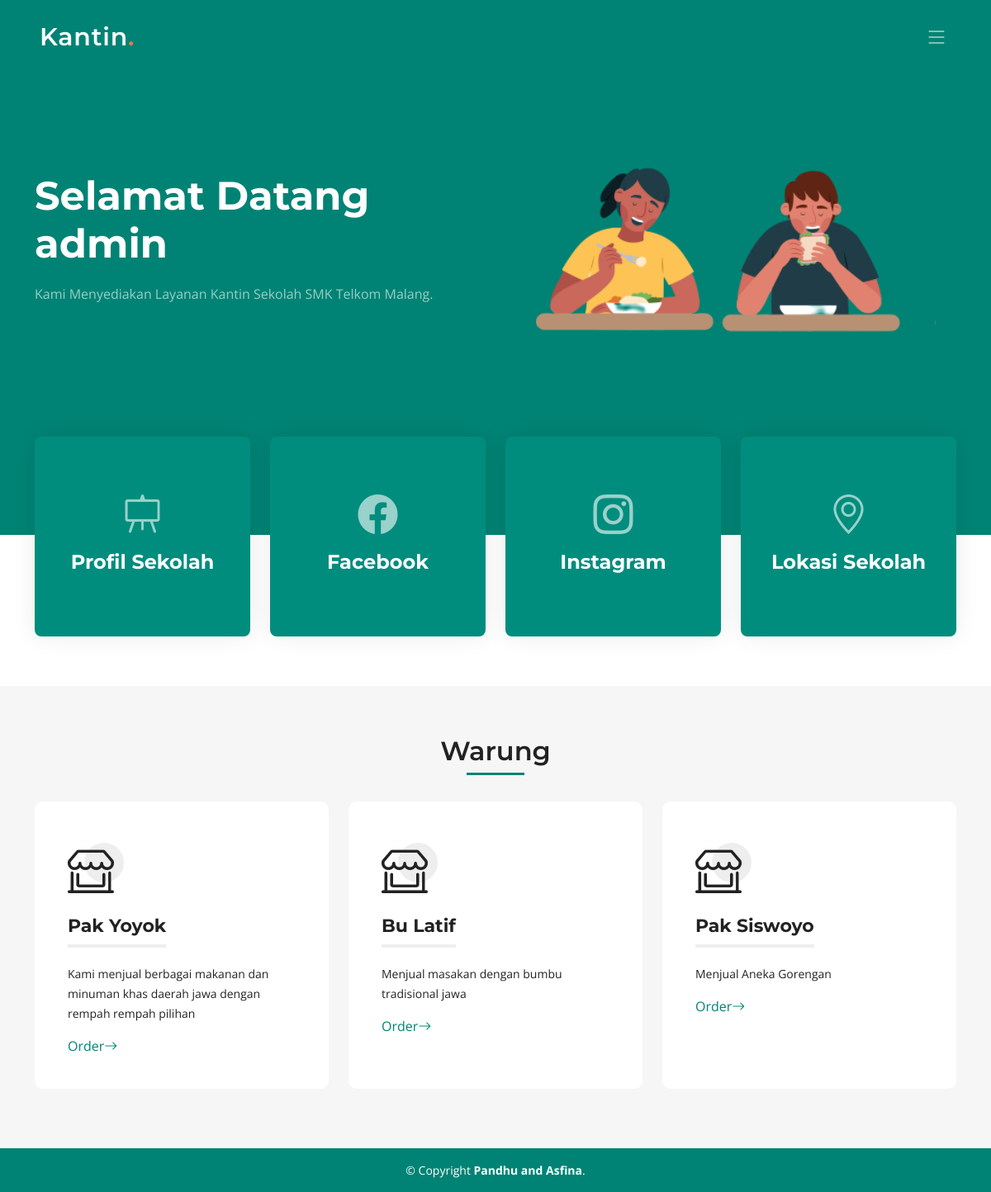
/home.php (signed in), run on the app's committed database.
### tables this page shows
CREATE TABLE `warung` (
  `id_warung` int(10) NOT NULL,
  `nama_warung` varchar(255) DEFAULT NULL,
  `deskripsi` varchar(255) DEFAULT NULL
);

### home.php (the view, shortened to what this page needs)
<!DOCTYPE html>
<html>
<head>
  <?php include 'navbar.php' ?>
  <section id="hero" class="hero">
    <div class="container position-relative">
      <div class="row gy-5" data-aos="fade-in">
        <div class="col-lg-6 order-2 order-lg-1 d-flex flex-column justify-content-center text-center text-lg-start">
          <h2>Selamat Datang
            <?= $_SESSION['nama'] ?>
          </h2>
          <p>Kami Menyediakan Layanan Kantin Sekolah SMK Telkom Malang.</p>
        </div>
        <div class="col-lg-6 order-1 order-lg-2">
          <img src="assets/img/hero-bg-rn.svg" class="img-fluid" alt="" data-aos="zoom-out" data-aos-delay="100">
        </div>
      </div>
    </div>
    <div class="icon-boxes position-relative">
      <div class="container position-relative">
        <div class="row gy-4 mt-5">
          <div class="col-xl-3 col-md-6" data-aos="fade-up" data-aos-delay="100">
            <div class="icon-box">
              <div class="icon"><i class="bi bi-easel"></i></div>
              <h4 class="title"><a href="https://www.smktelkom-mlg.sch.id/" class="stretched-link">Profil Sekolah</a>
              </h4>
            </div>
          </div>
          <div class="col-xl-3 col-md-6" data-aos="fade-up" data-aos-delay="200">
            <div class="icon-box">
              <div class="icon"><i class="bi bi-facebook"></i></div>
              <h4 class="title"><a href="https://www.facebook.com/smktelkommalang" class="stretched-link">Facebook</a>
              </h4>
            </div>
          </div>
          <div class="col-xl-3 col-md-6" data-aos="fade-up" data-aos-delay="500">
            <div class="icon-box">
              <div class="icon"><i class="bi bi-instagram"></i></div>
              <h4 class="title"><a href="https://www.instagram.com/smktelkommalang/"
                  class="stretched-link">Instagram</a></h4>
            </div>
          </div>
          <div class="col-xl-3 col-md-6" data-aos="fade-up" data-aos-delay="300">
            <div class="icon-box">
              <div class="icon"><i class="bi bi-geo-alt"></i></div>
              <h4 class="title"><a
                  href="https://www.google.com/maps/place/Sekolah+Menengah+Kejuruan+Telkom+Malang/@-7.9708726,112.6455361,15.13z/data=!4m6!3m5!1s0x2dd6285c5c1b44e3:0xf6c889ac7452dc3a!8m2!3d-7.976862!4d112.659016!16s%2Fg%2F1wjspsfl?entry=ttu"
                  class="stretched-link">Lokasi Sekolah</a></h4>
            </div>
          </div>
        </div>
      </div>
    </div>
  </section>
  <section id="services" class="services sections-bg">
    <div class="container" data-aos="fade-up">
      <div class="section-header">
        <h2>Warung</h2>
      </div>
      <div class="row gy-4" data-aos="fade-up" data-aos-delay="100">
        <?php
        include "server.php";
        $qry_warung = mysqli_query($conn, "select * from warung");
        while ($dt_warung = mysqli_fetch_array($qry_warung)) {
          ?>
          <div class="col-lg-4 col-md-6">
            <div class="service-item position-relative">
              <div class="icon">
                <i class="bi bi-shop-window"></i>
              </div>
              <h3>
                <?= $dt_warung['nama_warung'] ?>
              </h3>
              <p>
                <?= $dt_warung['deskripsi'] ?>
              </p>
              <a href="warung.php?id_warung=<?= $dt_warung['id_warung'] ?>" class="readmore stretched-link">Order<i
                  class="bi bi-arrow-right"></i></a>
            </div>
          </div>
        <?php } ?>
      </div>
    </div>
  </section>
  <?php include 'footer.php' ?>

### assets/css/main.css (style rules this page uses)
:root { --font-default: "Open Sans", system-ui, -apple-system, "Segoe UI", Roboto, "Helvetica Neue", Arial, "Noto Sans", "Liberation Sans", sans-serif, "Apple Color Emoji", "Segoe UI Emoji", "Segoe UI Symbol", "Noto Color Emoji"; --font-primary: "Montserrat", sans-serif; --font-secondary: "Poppins", sans-serif; }
:root { --color-default: #222222; --color-primary: #008374; --color-secondary: #f85a40; }
html { scroll-behavior: smooth; user-select: none; }
body { font-family: var(--font-default); color: var(--color-default); min-height: 100vh; }
a { color: var(--color-primary); text-decoration: none; }
h1, h2, h3, h4, h5, h6 { font-family: var(--font-primary); }
section { padding: 30px 0; overflow: hidden; }
.sections-bg { background-color: #f6f6f6; }
.section-header { text-align: center; margin-bottom: 2rem; }
.section-header h2 { font-size: 32px; font-weight: 600; position: relative; padding-bottom: 10px; }
.section-header h2:after { content: ""; position: absolute; display: block; width: 70px; height: 3px; background: var(--color-primary); left: 0; right: 0; bottom: 0; margin: auto; }
section { scroll-margin-top: 70px; }
section.services { min-height: 70vh; padding: 60px 0; }
.services .service-item { padding: 40px; background: #fff; height: 100%; border-radius: 10px; }
.services .service-item .icon { width: 48px; height: 48px; position: relative; margin-bottom: 50px; }
.services .service-item .icon i { color: var(--color-default); font-size: 56px; transition: ease-in-out 0.3s; z-index: 2; position: relative; }
.services .service-item .icon:before { position: absolute; content: ""; height: 100%; width: 100%; background: #eeeeee; border-radius: 50px; z-index: 1; top: 10px; right: -20px; transition: 0.3s; }
.services .service-item h3 { color: var(--color-default); font-weight: 700; margin: 0 0 20px 0; padding-bottom: 8px; font-size: 22px; position: relative; display: inline-block; border-bottom: 4px solid #eeeeee; transition: 0.3s; }
.services .service-item p { line-height: 24px; font-size: 14px; margin-bottom: 0; }
.services .service-item .readmore { margin-top: 15px; display: inline-block; color: var(--color-primary); }
.hero { width: 100%; position: relative; background: var(--color-primary); padding: 60px 0 0 0; }
.hero h2 { font-size: 48px; font-weight: 700; margin-bottom: 20px; color: #fff; }
.hero p { color: rgba(255, 255, 255, 0.6); font-weight: 400; margin-bottom: 30px; }
.hero .icon-boxes { padding-bottom: 60px; }
.hero .icon-box { padding: 60px 30px; position: relative; overflow: hidden; background: #008d7d; box-shadow: 0 0 29px 0 rgba(0, 0, 0, 0.08); transition: all 0.3s ease-in-out; border-radius: 8px; z-index: 1; height: 100%; width: 100%; text-align: center; }
.hero .icon-box .title { font-weight: 700; margin-bottom: 15px; font-size: 24px; }
.hero .icon-box .title a { color: #fff; transition: 0.3s; }
.hero .icon-box .icon { margin-bottom: 20px; padding-top: 10px; display: inline-block; transition: all 0.3s ease-in-out; font-size: 48px; line-height: 1; color: rgba(255, 255, 255, 0.6); }
@media (min-width: 1200px) { .hero .icon-boxes:before { content: ""; position: absolute; bottom: 0; left: 0; right: 0; height: calc(50% + 20px); background-color: #fff; } }

### data on the page
warung: nama_warung "Pak Yoyok", deskripsi "Kami menjual berbagai makanan dan minuman khas daerah jawa dengan rempah rempah pilihan"
warung: nama_warung "Bu Latif", deskripsi "Menjual masakan dengan bumbu tradisional jawa"
warung: nama_warung "Pak Siswoyo", deskripsi "Menjual Aneka Gorengan"

### other printed values
$_SESSION['nama'] "admin"
